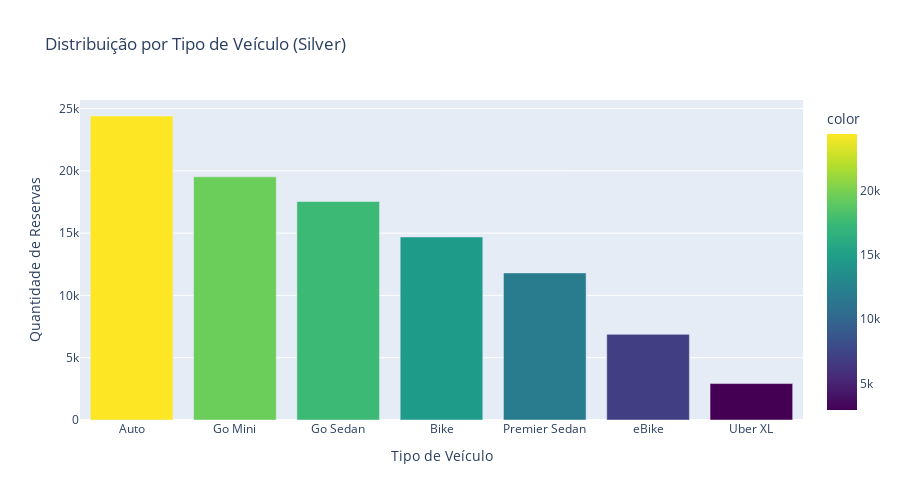

The code cell stored with this chart in its notebook:
### Markdown cell above
### 3. Tipo de Veículo (Silver)

### Code cell
vehicle_silver = df_silver['vehicle_type'].value_counts()

fig = px.bar(
    x=vehicle_silver.index, 
    y=vehicle_silver.values,
    title='Distribuição por Tipo de Veículo (Silver)',
    labels={'x': 'Tipo de Veículo', 'y': 'Quantidade de Reservas'},
    color=vehicle_silver.values,
    color_continuous_scale='Viridis'
)
fig.update_layout(height=500)
fig.show()

### Figure 1 — Plotly figure (JSON) as saved in the notebook; plotly's stock layout.template omitted (floating-point values rounded to 4 significant figures)
{"data": [{"alignmentgroup": "True", "hovertemplate": "Tipo de Veículo=%{x}<br>Quantidade de Reservas=%{y}<br>color=%{marker.color}<extra></extra>", "legendgroup": "", "marker": {"color": [24404, 19519, 17541, 14694, 11807, 6875, 2925], "coloraxis": "coloraxis", "pattern": {"shape": ""}}, "name": "", "offsetgroup": "", "orientation": "v", "showlegend": false, "textposition": "auto", "type": "bar", "x": ["Auto", "Go Mini", "Go Sedan", "Bike", "Premier Sedan", "eBike", "Uber XL"], "xaxis": "x", "y": [24404, 19519, 17541, 14694, 11807, 6875, 2925], "yaxis": "y"}], "layout": {"barmode": "relative", "coloraxis": {"colorbar": {"title": {"text": "color"}}, "colorscale": [[0, "#440154"], [0.1111, "#482878"], [0.2222, "#3e4989"], [0.3333, "#31688e"], [0.4444, "#26828e"], [0.5556, "#1f9e89"], [0.6667, "#35b779"], [0.7778, "#6ece58"], [0.8889, "#b5de2b"], [1, "#fde725"]]}, "height": 500, "legend": {"tracegroupgap": 0}, "title": {"text": "Distribuição por Tipo de Veículo (Silver)"}, "xaxis": {"anchor": "y", "domain": [0, 1], "title": {"text": "Tipo de Veículo"}}, "yaxis": {"anchor": "x", "domain": [0, 1], "title": {"text": "Quantidade de Reservas"}}}}
